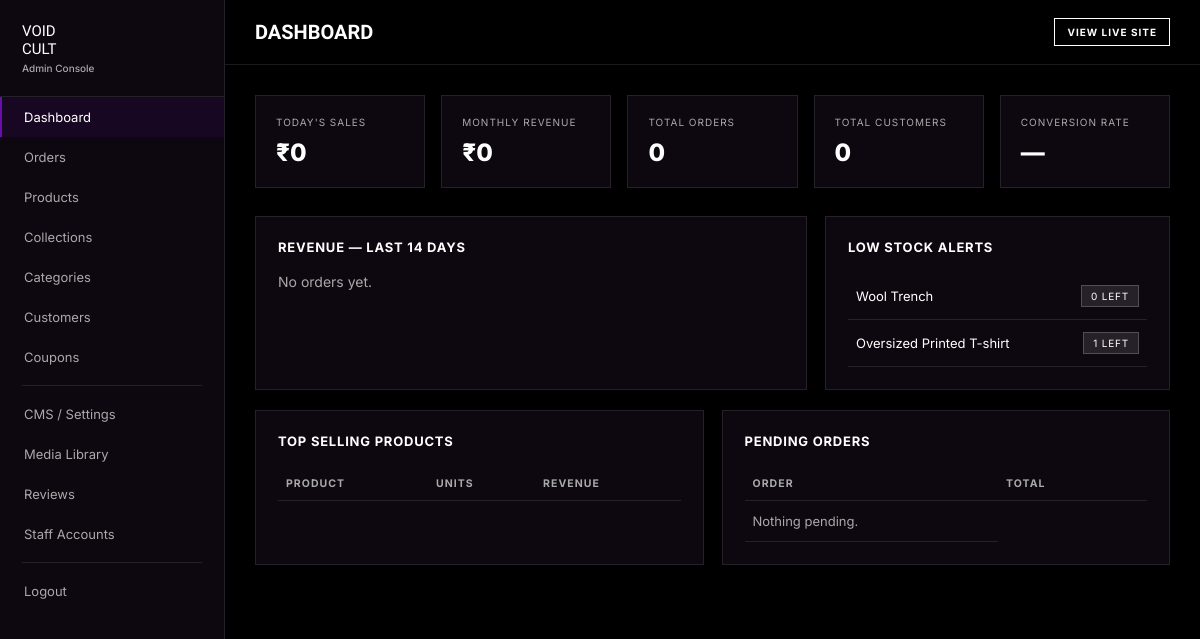
Page /admin/ (signed in) on the committed database.
### tables this page shows
CREATE TABLE products (
    id INTEGER PRIMARY KEY AUTOINCREMENT,
    name TEXT NOT NULL,
    slug TEXT NOT NULL UNIQUE,
    category_id INTEGER,
    collection_id INTEGER,
    gender TEXT NOT NULL DEFAULT 'Unisex',
    description TEXT,
    price REAL NOT NULL,
    discount_price REAL,
    sku TEXT UNIQUE,
    stock INTEGER NOT NULL DEFAULT 0,
    fabric TEXT,
    material TEXT,
    care_instructions TEXT,
    delivery_time TEXT DEFAULT '3-5 business days',
    tags TEXT,
    is_active INTEGER NOT NULL DEFAULT 1,
    created_at TEXT DEFAULT CURRENT_TIMESTAMP,
    FOREIGN KEY (category_id) REFERENCES categories(id),
    FOREIGN KEY (collection_id) REFERENCES collections(id)
);

### admin/routes.py (the view)
@bp.route('/')
@admin_required
def dashboard():
    db = get_db()
    today_sales = db.execute("SELECT COALESCE(SUM(total),0) as t FROM orders WHERE date(created_at)=date('now')").fetchone()['t']
    month_revenue = db.execute("SELECT COALESCE(SUM(total),0) as t FROM orders WHERE strftime('%Y-%m',created_at)=strftime('%Y-%m','now')").fetchone()['t']
    total_orders = db.execute("SELECT COUNT(*) as c FROM orders").fetchone()['c']
    pending_orders = db.execute("SELECT * FROM orders WHERE status='Pending' ORDER BY created_at DESC LIMIT 6").fetchall()
    low_stock = db.execute("SELECT * FROM products WHERE stock<=5 AND is_active=1 ORDER BY stock ASC LIMIT 6").fetchall()
    top_products = db.execute(
        """SELECT product_name, SUM(qty) as units, SUM(qty*price) as revenue
           FROM order_items GROUP BY product_name ORDER BY units DESC LIMIT 5"""
    ).fetchall()
    total_customers = db.execute("SELECT COUNT(*) as c FROM users WHERE is_admin=0").fetchone()['c']
    daily = db.execute(
        """SELECT date(created_at) as d, SUM(total) as t FROM orders
           WHERE created_at >= date('now','-13 days') GROUP BY d ORDER BY d"""
    ).fetchall()
    return render_template(
        'admin/dashboard.html',
        today_sales=today_sales, month_revenue=month_revenue, total_orders=total_orders,
        pending_orders=pending_orders, low_stock=low_stock, top_products=top_products,
        total_customers=total_customers, daily=daily, inr=inr,
    )

### database.py (called while the page is built)
def get_db():
    if 'db' not in g:
        g.db = sqlite3.connect(current_app.config['DATABASE_PATH'])
        g.db.row_factory = sqlite3.Row
        g.db.execute('PRAGMA foreign_keys = ON')
    return g.db

### utils/helpers.py (called while the page is built, shortened)
def inr(amount):
    amount = int(round(amount))
    s = str(amount)
    if len(s) <= 3:
        return s

### utils/security.py (called while the page is built)
def generate_csrf_token():
    if 'csrf_token' not in session:
        session['csrf_token'] = secrets.token_hex(32)
    return session['csrf_token']

def current_user():
    uid = session.get('user_id')
    if not uid:
        return None
    db = get_db()
    return db.execute("SELECT * FROM users WHERE id=?", (uid,)).fetchone()

def admin_required(view):
    @wraps(view)
    def wrapped(*args, **kwargs):
        if not session.get('user_id') or not session.get('is_admin'):
            return redirect(url_for('admin.login'))
        return view(*args, **kwargs)
    return wrapped

### templates/admin/dashboard.html (shortened to what this page needs)
{% extends "admin/base.html" %}
{% set active = 'dashboard' %}
{% block page_title %}Dashboard{% endblock %}
{% block content %}
<div class="stat-grid">
  <div class="stat-card"><div class="eyebrow">Today's Sales</div><div class="val">₹{{ inr(today_sales) }}</div></div>
  <div class="stat-card"><div class="eyebrow">Monthly Revenue</div><div class="val">₹{{ inr(month_revenue) }}</div></div>
  <div class="stat-card"><div class="eyebrow">Total Orders</div><div class="val">{{ total_orders }}</div></div>
  <div class="stat-card"><div class="eyebrow">Total Customers</div><div class="val">{{ total_customers }}</div></div>
  <div class="stat-card"><div class="eyebrow">Conversion Rate</div><div class="val">—</div></div>
</div>
<div class="panel-row">
  <div class="panel">
    <h3>Revenue — Last 14 Days</h3>
    {% if daily %}
    <svg viewBox="0 0 560 160" width="100%" height="160">
      {% set maxval = (daily|map(attribute='t')|max) or 1 %}
      <polyline fill="none" stroke="#6A0DAD" stroke-width="2" points="
        {% for d in daily %}{{ loop.index0 * (560 / (daily|length-1 if daily|length>1 else 1)) }},{{ 150 - (d['t']/maxval*140) }}{% if not loop.last %} {% endif %}{% endfor %}"/>
    </svg>
    {% else %}<p style="color:var(--gray);">No orders yet.</p>{% endif %}
  </div>
  <div class="panel">
    <h3>Low Stock Alerts</h3>
    <table><tbody>
      {% for p in low_stock %}<tr><td>{{ p['name'] }}</td><td style="text-align:right;"><span class="tag warn">{{ p['stock'] }} left</span></td></tr>{% endfor %}
    </tbody></table>
  </div>
</div>
<div class="panel-row-2">
  <div class="panel">
    <h3>Top Selling Products</h3>
    <table><thead><tr><th>Product</th><th>Units</th><th>Revenue</th></tr></thead></table>
  </div>
  <div class="panel">
    <h3>Pending Orders</h3>
    <table><thead><tr><th>Order</th><th>Total</th><th></th></tr></thead><tbody>
      {% if not pending_orders %}<tr><td style="color:var(--gray);">Nothing pending.</td></tr>{% endif %}
    </tbody></table>
  </div>
</div>
{% endblock %}

### static/css/admin.css (style rules this page uses)
:root { --black:#000; --panel:#0d0710; --panel-2:#140a1a; --white:#fff; --gray:#a9a9a9; --purple-glow:#6A0DAD; --purple-dark:#1A0826; --line:rgba(255,255,255,.1); --line-strong:rgba(255,255,255,.2); --ease:cubic-bezier(.16,.9,.2,1); }
* { margin:0;padding:0;box-sizing:border-box; }
body { background:#000; color:#fff; font-family:'Inter',system-ui,sans-serif; font-size:14px; }
table { width:100%; border-collapse:collapse; }
th { text-align:left; font-size:10.5px; letter-spacing:.1em; text-transform:uppercase; color:var(--gray); padding:10px 8px; border-bottom:1px solid var(--line); }
td { padding:12px 8px; border-bottom:1px solid var(--line); font-size:13px; }
.tag { font-size:10px; letter-spacing:.08em; text-transform:uppercase; padding:4px 9px; border:1px solid var(--line-strong); display:inline-block; }
.tag.warn { background:rgba(255,255,255,.1); }
.stat-grid { display:grid; grid-template-columns:repeat(5,1fr); gap:16px; margin-bottom:28px; }
.stat-card { background:var(--panel); border:1px solid var(--line); padding:20px; }
.stat-card .eyebrow { font-size:10px; letter-spacing:.1em; text-transform:uppercase; color:var(--gray); margin-bottom:10px; }
.stat-card .val { font-size:24px; font-weight:800; }
.panel { background:var(--panel); border:1px solid var(--line); padding:22px; margin-bottom:20px; }
.panel h3 { font-size:13px; margin-bottom:18px; text-transform:uppercase; letter-spacing:.06em; }
.panel-row { display:grid; grid-template-columns:1.6fr 1fr; gap:18px; }
.panel-row-2 { display:grid; grid-template-columns:1fr 1fr; gap:18px; }

### rows in the picture
products: name "Wool Trench", stock "0"
products: name "Oversized Printed T-shirt", stock "1"

### other values in the picture
{{ inr(today_sales) }} "0"
{{ inr(month_revenue) }} "0"
{{ total_orders }} "0"
{{ total_customers }} "0"
